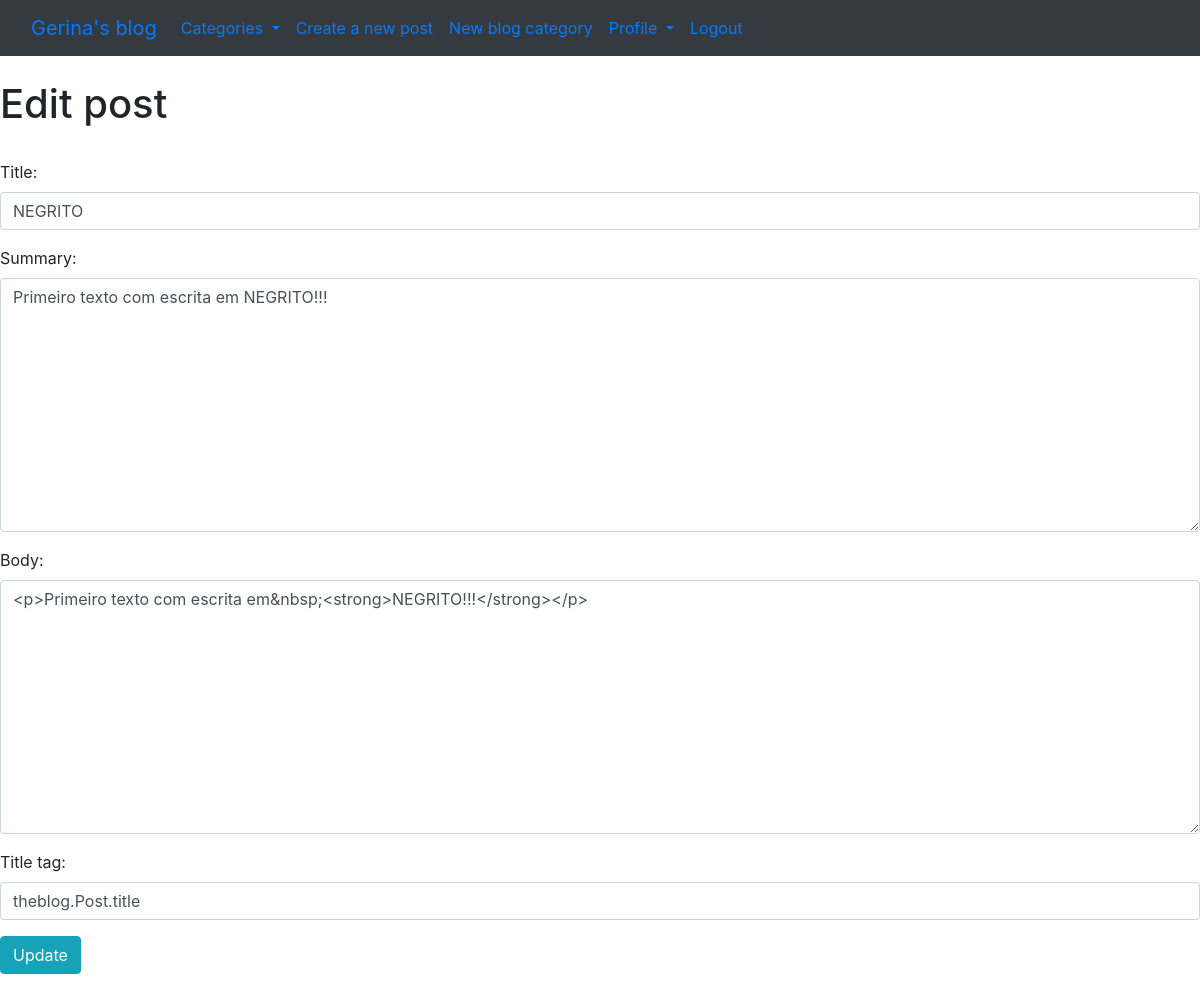
The page /article/edit/13 (signed in) on the database its author committed.
### theblog/models.py (models this page shows, shortened)
class Post(models.Model):
    title = models.CharField(max_length=255)
    header_image = models.ImageField(null=True, blank=True, upload_to='images/')
    author = models.ForeignKey(User, on_delete=models.CASCADE)
    body = RichTextField(blank=True, null=True)
    title_tag = models.CharField(max_length=255, default=title)
    post_date = models.DateField(auto_now_add=True)
    category = models.CharField(max_length=255, default='uncategorized')
    summary = models.CharField(max_length=255)
    likes = models.ManyToManyField(User, related_name='blog_post')

### theblog/views.py (the view)
# urls.py: path('article/edit/<int:pk>', UpdatePostView.as_view(), name='update_post'),
class UpdatePostView(UpdateView):
    model = Post
    form_class = EditForm
    template_name = 'update_post.html'
    def get_context_data(self, *args, **kwargs):
        cat_menu = Category.objects.all()
        context = super(UpdatePostView, self).get_context_data(*args, **kwargs)
        context["cat_menu"] = cat_menu
        return context

### theblog/forms.py
class EditForm(forms.ModelForm):
    class Meta:
        model = Post
        fields = ('title','summary', 'body', 'title_tag')
        widgets = {
            'title':forms.TextInput(attrs={'class':'form-control', 'placeholder': 'Insert title here'}),
            'summary': forms.Textarea(attrs={'class': 'form-control', 'placeholder': 'Here goes the summary of the post'}),
            'body': forms.Textarea(attrs={'class': 'form-control', 'placeholder':'Here goes the body of the post'}),
            'title_tag': forms.TextInput(attrs={'class': 'form-control'})
        }

### theblog/models.py (called while the page is built)
    def __str__(self):
        return self.name

### theblog/templates/update_post.html (shortened to what this page needs)
{% extends 'base.html' %}
{% block content %}
{% if user.is_authenticated %}
    {% if user.id == post.author.id %}
        <h1>Edit post</h1>
        <br>
        <div class="form-group">
            <form action="" method="POST">
                {{form.as_p}}
                <button type="submit" class="btn btn-info">Update</button>
             </form>
        </div>
    {% else %}
        <h1>This post isn't yours to edit</h1>
        <a href="{% url 'home' %}">Back to main page</a>
    {% endif %}
{% else %}
    <h2>You must be logged in to see this page.</h2>
<a href="{% url 'login'%}"> Login</a> <br>
<a href="{% url 'home' %}"> Back to home page</a>
{% endif %}
{% endblock %}

### rows shown on the page
Post: title "NEGRITO", summary "Primeiro texto com escrita em NEGRITO!!!", body "<p>Primeiro texto com escrita em&nbsp;<strong>NEGRITO!!!</strong></p>", title_tag "theblog.Post.title"
